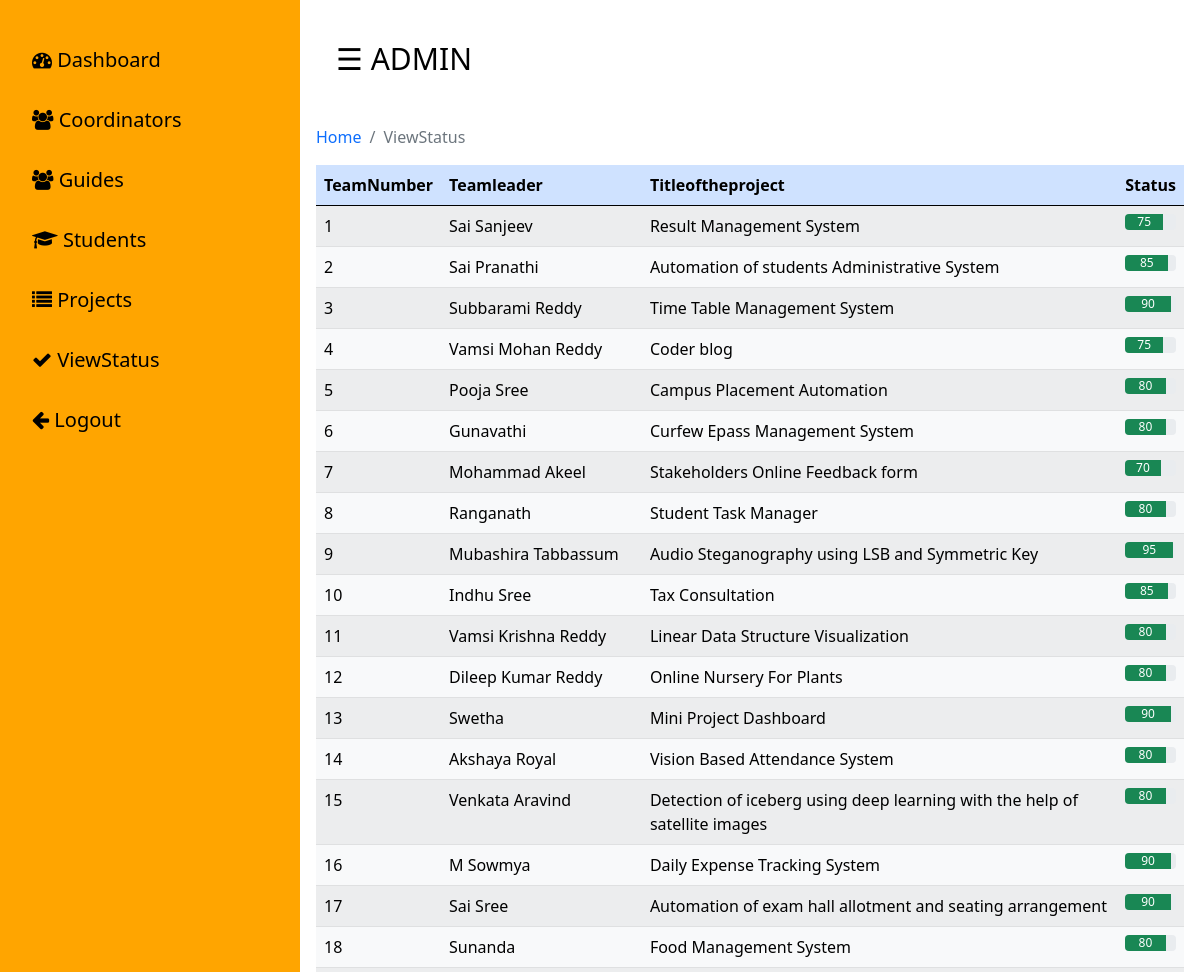
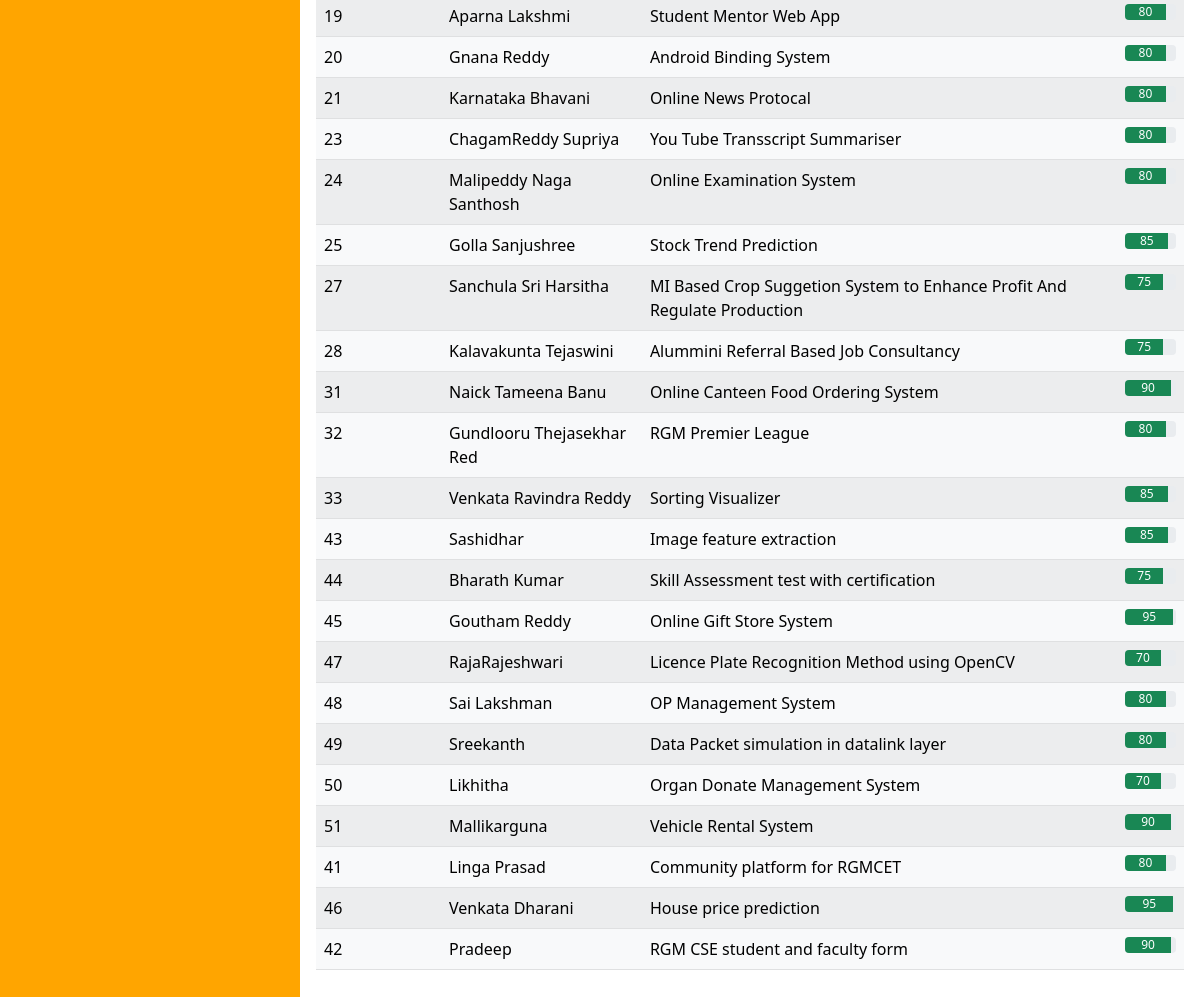
/admin/viewstatus.php, run on the app's committed database (2 pictures, top to bottom).
### tables this page shows
CREATE TABLE `status` (
  `TeamNumber` int(11) NOT NULL,
  `UserName` varchar(25) NOT NULL,
  `Role` varchar(15) NOT NULL DEFAULT 'TeamLeader',
  `TitleoftheProject` varchar(256) NOT NULL,
  `status` int(11) NOT NULL
);

### admin/viewstatus.php (the view)
<?php
include('includes/header.php');
?>
<nav aria-label="breadcrumb">
  <ol class="breadcrumb">
    <li class="breadcrumb-item"><a href="dashboard.php">Home</a></li>
    <li class="breadcrumb-item active" aria-current="page">ViewStatus</li>
  </ol>
</nav>
<table class="table table-success table-striped">
  <thead class="table-primary" border="5px">
    <tr >
        <th>TeamNumber</th>
        <th>Teamleader</th>
        <th>Titleoftheproject</th>
        <th>Status</th>
    </tr>
  </thead>
  <tbody class="table-light">
  <?php
      $query="SELECT * FROM status";
      $query_run = mysqli_query($conn,$query);
      while($row = mysqli_fetch_assoc($query_run))
      {
      ?>
        <tr>
            <td><?php echo $row['TeamNumber'] ?></td>
            <td><?php echo $row['UserName'] ?></td>
            <td><?php echo $row['TitleoftheProject'] ?></td>
            <td>
              <div class="progress">
                <div class="progress-bar bg-success" role="progressbar" style="width: <?php echo $row['status'];?>%" aria-valuenow="30" aria-valuemin="0" aria-valuemax="100"><?php echo $row['status'] ?></div>
              </div>
            </td>
          </tr>
      <?php  }
      ?>
  </tbody>
</table>

### admin/style.css (style rules this page uses)
body { margin:0px; padding: 0px; background-color:#FDFEFE ; overflow: hidden; font-family: system-ui; }

### admin/includes/header.php (style rules this page uses)
a { text-decoration:none; }

### data on the page
status: TeamNumber "1", UserName "Sai Sanjeev", TitleoftheProject "Result Management System", status "75"
status: TeamNumber "2", UserName "Sai Pranathi", TitleoftheProject "Automation of students Administrative System", status "85"
status: TeamNumber "3", UserName "Subbarami Reddy", TitleoftheProject "Time Table Management System", status "90"
status: TeamNumber "4", UserName "Vamsi Mohan Reddy", TitleoftheProject "Coder blog", status "75"
status: TeamNumber "5", UserName "Pooja Sree", TitleoftheProject "Campus Placement Automation", status "80"
status: TeamNumber "6", UserName "Gunavathi", TitleoftheProject "Curfew Epass Management System", status "80"
status: TeamNumber "7", UserName "Mohammad Akeel", TitleoftheProject "Stakeholders Online Feedback form", status "70"
status: TeamNumber "8", UserName "Ranganath", TitleoftheProject "Student Task Manager", status "80"
status: TeamNumber "9", UserName "Mubashira Tabbassum", TitleoftheProject "Audio Steganography using LSB and Symmetric Key", status "95"
status: TeamNumber "10", UserName "Indhu Sree", TitleoftheProject "Tax Consultation", status "85"
status: TeamNumber "11", UserName "Vamsi Krishna Reddy", TitleoftheProject "Linear Data Structure Visualization", status "80"
status: TeamNumber "12", UserName "Dileep Kumar Reddy", TitleoftheProject "Online Nursery For Plants", status "80"
status: TeamNumber "13", UserName "Swetha", TitleoftheProject "Mini Project Dashboard", status "90"
status: TeamNumber "14", UserName "Akshaya Royal", TitleoftheProject "Vision Based Attendance System", status "80"
status: TeamNumber "15", UserName "Venkata Aravind", TitleoftheProject "Detection of iceberg using deep learning with the help of satellite images", status "80"
status: TeamNumber "16", UserName "M Sowmya", TitleoftheProject "Daily Expense Tracking System", status "90"
status: TeamNumber "17", UserName "Sai Sree", TitleoftheProject "Automation of exam hall allotment and seating arrangement", status "90"
status: TeamNumber "18", UserName "Sunanda", TitleoftheProject "Food Management System", status "80"
status: TeamNumber "19", UserName "Aparna Lakshmi", TitleoftheProject "Student Mentor Web App", status "80"
status: TeamNumber "20", UserName "Gnana Reddy", TitleoftheProject "Android Binding System", status "80"
status: TeamNumber "21", UserName "Karnataka Bhavani", TitleoftheProject "Online News Protocal", status "80"
status: TeamNumber "23", UserName "ChagamReddy Supriya", TitleoftheProject "You Tube Transscript Summariser", status "80"
status: TeamNumber "24", UserName "Malipeddy Naga Santhosh", TitleoftheProject "Online Examination System", status "80"
status: TeamNumber "25", UserName "Golla Sanjushree", TitleoftheProject "Stock Trend Prediction", status "85"
status: TeamNumber "27", UserName "Sanchula Sri Harsitha", TitleoftheProject "MI Based Crop Suggetion System to Enhance Profit And Regulate Production", status "75"
status: TeamNumber "28", UserName "Kalavakunta Tejaswini", TitleoftheProject "Alummini Referral Based Job Consultancy", status "75"
status: TeamNumber "31", UserName "Naick Tameena Banu", TitleoftheProject "Online Canteen Food Ordering System", status "90"
status: TeamNumber "32", UserName "Gundlooru Thejasekhar Red", TitleoftheProject "RGM Premier League", status "80"
status: TeamNumber "33", UserName "Venkata Ravindra Reddy", TitleoftheProject "Sorting Visualizer", status "85"
status: TeamNumber "43", UserName "Sashidhar", TitleoftheProject "Image feature extraction", status "85"
status: TeamNumber "44", UserName "Bharath Kumar", TitleoftheProject "Skill Assessment test with certification", status "75"
status: TeamNumber "45", UserName "Goutham Reddy", TitleoftheProject "Online Gift Store System", status "95"
status: TeamNumber "47", UserName "RajaRajeshwari", TitleoftheProject "Licence Plate Recognition Method using OpenCV", status "70"
status: TeamNumber "48", UserName "Sai Lakshman", TitleoftheProject "OP Management System", status "80"
status: TeamNumber "49", UserName "Sreekanth", TitleoftheProject "Data Packet simulation in datalink layer", status "80"
status: TeamNumber "50", UserName "Likhitha", TitleoftheProject "Organ Donate Management System", status "70"
status: TeamNumber "51", UserName "Mallikarguna", TitleoftheProject "Vehicle Rental System", status "90"
status: TeamNumber "41", UserName "Linga Prasad", TitleoftheProject "Community platform for RGMCET", status "80"
status: TeamNumber "46", UserName "Venkata Dharani", TitleoftheProject "House price prediction", status "95"
status: TeamNumber "42", UserName "Pradeep", TitleoftheProject "RGM CSE student and faculty form", status "90"
